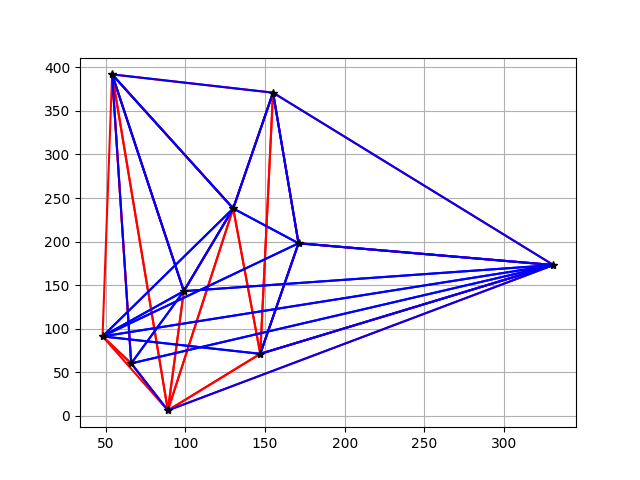

Source code (Python):
import numpy as np
import matplotlib.pyplot as plt

def readData(file):
    with open(file) as f:
        ind = -1
        numPts = 0
        Pts = np.empty((0, 3))
        Triangles = np.empty((0, 3))

        for line in f:
            ind = ind + 1
            data = [int(x) for x in line.split()]

            if ind == 0:
                numPts = data[0]

            elif ind <= numPts:
                Pts = np.vstack((Pts, [data[0], data[1], data[2]]))

            else:
                Triangles = np.vstack((Triangles, [data[0], data[1], data[2]]))

    return Pts, Triangles


def segmentAngle(segA, segB):
    dotProd = np.dot(segA, segB)
    scaleA = np.sqrt((segA[0]*segA[0]) + (segA[1]*segA[1]))
    scaleB = np.sqrt((segB[0] * segB[0]) + (segB[1] * segB[1]))

    angle = np.arccos(dotProd/(scaleA*scaleB))
    angle = angle * 180/np.pi

    return angle


def commonEdge(TriangleA, TriangleB):
    foundCommonEdge = False
    commonEdge = np.array([0, 0])
    commonPts = 0

    for k in range(3):
        for l in range(3):
            if TriangleA[k] == TriangleB[l]:
                commonPts += 1
                commonEdge[int(commonPts-1)] = TriangleA[k]

    if commonPts == 2:
        foundCommonEdge = True

    return foundCommonEdge, commonEdge


def findTriangles(edge, Triangles):
    TriangleIndices = np.array([0, 0])
    index = -1

    for t in range(Triangles.shape[0]):
        edgeMatch = 0
        for c in range(3):
            if Triangles[t, c] == edge[0] or Triangles[t, c] == edge[1]:
                edgeMatch += 1

            if edgeMatch == 2 and index < 1:
                index += 1
                TriangleIndices[int(index)] = t

    return TriangleIndices

def computeAngles(spots, Pts):
    angles = np.array([0, 0, 0])
    spot1 = int(spots[0])
    spot2 = int(spots[1])
    spot3 = int(spots[2])

    seg12 = np.array([Pts[spot2, 1] - Pts[spot1, 1], Pts[spot2, 2] - Pts[spot1, 2]])
    seg13 = np.array([Pts[spot3, 1] - Pts[spot1, 1], Pts[spot3, 2] - Pts[spot1, 2]])
    angles[0] = segmentAngle(seg12, seg13)

    seg21 = np.array([Pts[spot1, 1] - Pts[spot2, 1], Pts[spot1, 2] - Pts[spot2, 2]])
    seg23 = np.array([Pts[spot3, 1] - Pts[spot2, 1], Pts[spot3, 2] - Pts[spot2, 2]])
    angles[1] = segmentAngle(seg21, seg23)

    seg31 = np.array([Pts[spot1, 1] - Pts[spot3, 1], Pts[spot1, 2] - Pts[spot3, 2]])
    seg32 = np.array([Pts[spot2, 1] - Pts[spot3, 1], Pts[spot2, 2] - Pts[spot3, 2]])
    angles[2] = segmentAngle(seg31, seg32)

    return angles

def edgeExists(edge, Triangles):
    exists = False
    exInd = 0

    while exInd < Triangles.shape[0] and not exists:
        if edge[0] == Triangles[exInd, 0] or edge[0] == Triangles[exInd, 1] or edge[0] == Triangles[exInd, 2]:
            if edge[1] == Triangles[exInd, 0] or edge[1] == Triangles[exInd, 1] or edge[1] == Triangles[exInd, 2]:
                exists = True
        if not exists:
            exInd += 1

    return exists

def legalizeEdge(edge, Pts, Triangles):

    TriangleIndices = findTriangles(edge, Triangles)

    #compute vector of angles
    angleVec = np.zeros(6)
    index = int(TriangleIndices[0])
    spot1 = int(Triangles[index, 0])
    spot2 = int(Triangles[index, 1])
    spot3 = int(Triangles[index, 2])
    spots = np.array([spot1, spot2, spot3])

    indexB = int(TriangleIndices[1])
    spot1B = int(Triangles[indexB, 0])
    spot2B = int(Triangles[indexB, 1])
    spot3B = int(Triangles[indexB, 2])
    spotsB = np.array([spot1B, spot2B, spot3B])

    #making sure swapped edge doesn't already exist
    newEdgeSpots = np.zeros(2)
    oldEdgeSpots = np.zeros(2)
    edgeInd = -1

    for k in range(3):
        for t in range(3):
            if spots[k] == spotsB[t] and edgeInd < 1:
                edgeInd += 1
                oldEdgeSpots[edgeInd] = spots[k]

    for k in range(3):
        if spots[k] != oldEdgeSpots[0] and spots[k] != oldEdgeSpots[1]:
            newEdgeSpots[0] = spots[k]
        if spotsB[k] != oldEdgeSpots[0] and spotsB[k] != oldEdgeSpots[1]:
            newEdgeSpots[1] = spotsB[k]

    eExist = edgeExists(newEdgeSpots, Triangles)

    if not eExist:

        angles = computeAngles(spots, Pts)
        anglesB = computeAngles(spotsB, Pts)

        for q in range(3):
            angleVec[q] = angles[q]
            angleVec[q+3] = anglesB[q]

        angleVec = np.sort(angleVec)

        # creating angle vector with swapped edge
        angleVecSwapped = np.zeros(6)

        spots2 = np.array([newEdgeSpots[0], newEdgeSpots[1], oldEdgeSpots[0]])
        anglesFlipped = computeAngles(spots2, Pts)

        spots2B = np.array([newEdgeSpots[0], newEdgeSpots[1], oldEdgeSpots[1]])
        anglesFlippedB = computeAngles(spots2B, Pts)

        for q in range(3):
            angleVecSwapped[q] = anglesFlipped[q]
            angleVecSwapped[q+3] = anglesFlippedB[q]

        angleVecSwapped = np.sort(angleVecSwapped)

        #swap edge if illegal
        if angleVecSwapped[0] > angleVec[0]:
            print('Flipping edge!!')

            Triangles[index, 0] = newEdgeSpots[0]
            Triangles[index, 1] = newEdgeSpots[1]
            Triangles[index, 2] = oldEdgeSpots[0]

            Triangles[indexB, 0] = newEdgeSpots[0]
            Triangles[indexB, 1] = newEdgeSpots[1]
            Triangles[indexB, 2] = oldEdgeSpots[1]

            #legalize the other edges
            outerEdges = np.zeros((4, 2))
            outerInd = -1
            for w in range(3):
                for z in range(1, 3):
                    if w != z:
                        if Triangles[index, w] != newEdgeSpots[0] and Triangles[index, w] != newEdgeSpots[1]:
                            if outerInd < 1:
                                outerInd += 1
                                outerEdges[outerInd, 0] = Triangles[index, w]
                                outerEdges[outerInd, 1] = Triangles[index, z]

                        elif Triangles[index, z] != newEdgeSpots[0] and Triangles[index, z] != newEdgeSpots[1]:
                            if outerInd < 1:
                                outerInd += 1
                                outerEdges[outerInd, 0] = Triangles[index, w]
                                outerEdges[outerInd, 1] = Triangles[index, z]

            for w in range(3):
                for z in range(1, 3):
                    if w != z:
                        if Triangles[indexB, w] != newEdgeSpots[0] and Triangles[indexB, w] != newEdgeSpots[1]:
                            if outerInd < 3:
                                outerInd += 1
                                outerEdges[outerInd, 0] = Triangles[indexB, w]
                                outerEdges[outerInd, 1] = Triangles[indexB, z]

                        elif Triangles[indexB, z] != newEdgeSpots[0] and Triangles[indexB, z] != newEdgeSpots[1]:
                            if outerInd < 3:
                                outerInd += 1
                                outerEdges[outerInd, 0] = Triangles[indexB, w]
                                outerEdges[outerInd, 1] = Triangles[indexB, z]

            #legalize outer edges
            testEdge = np.array([0, 0])
            for w in range(4):
                testEdge[0] = outerEdges[w, 0]
                testEdge[0] = outerEdges[w, 1]
                legalizeEdge(testEdge, Pts, Triangles)

def CommonEdge(Triangles, indexA, indexB):
    common = False
    edge = np.array([0, 0])
    matchInd = -1

    #check if triangles have common edge
    for m in range(3):
        if Triangles[indexA, m] == Triangles[indexB, 0] or Triangles[indexA, m] == Triangles[indexB, 1] or Triangles[indexA, m] == Triangles[indexB, 2]:
            if matchInd < 1:
                matchInd += 1
                edge[matchInd] = Triangles[indexA, m]
                if matchInd == 1:
                    common = True

    return common, edge


def DelaunayTriangulation(Pts, Triangles):
    newTriangles = Triangles
    for a in range(newTriangles.shape[0]):
        for b in range(newTriangles.shape[0]):
            common, edge = CommonEdge(newTriangles, a, b)
            if common:
                legalizeEdge(edge, Pts, newTriangles)

    return newTriangles

def TriangleSegments(Pts, Triangles):
    TriangleSegs = np.zeros((Triangles.shape[0] * 2, 3))
    steps = 0
    while steps < TriangleSegs.shape[0]:
        index = int(steps / 2)

        spot1 = int(Triangles[index, 0])
        spot2 = int(Triangles[index, 1])
        spot3 = int(Triangles[index, 2])

        TriangleSegs[steps, 0] = Pts[spot1, 1]
        TriangleSegs[steps, 1] = Pts[spot2, 1]
        TriangleSegs[steps, 2] = Pts[spot3, 1]

        TriangleSegs[steps + 1, 0] = Pts[spot1, 2]
        TriangleSegs[steps + 1, 1] = Pts[spot2, 2]
        TriangleSegs[steps + 1, 2] = Pts[spot3, 2]

        steps = steps + 2

    return TriangleSegs

file = "inputTriangulation.txt"
Pts, Triangles = readData(file)
TriangleSegs = TriangleSegments(Pts, Triangles)

newTriangles = Triangles
newTriangles = DelaunayTriangulation(Pts, newTriangles)

newTriangleSegs = TriangleSegments(Pts, newTriangles)

plt.figure()

for i in range(Triangles.shape[0]):
    step = i * 2
    x = np.array([TriangleSegs[step, 0], TriangleSegs[step, 1], TriangleSegs[step, 2], TriangleSegs[step, 0]])
    y = np.array([TriangleSegs[step+1, 0], TriangleSegs[step+1, 1], TriangleSegs[step+1, 2], TriangleSegs[step+1, 0]])
    plt.plot(x, y, 'r-')
for i in range(newTriangles.shape[0]):
    step = i * 2
    x = np.array([newTriangleSegs[step, 0], newTriangleSegs[step, 1], newTriangleSegs[step, 2], newTriangleSegs[step, 0]])
    y = np.array([newTriangleSegs[step+1, 0], newTriangleSegs[step+1, 1], newTriangleSegs[step+1, 2], newTriangleSegs[step+1, 0]])
    plt.plot(x, y, 'b-')
plt.plot(Pts[:, 1], Pts[:, 2], 'k*')
plt.grid()
plt.show()
